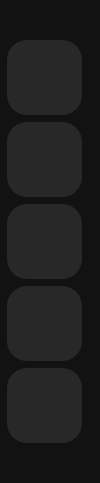
        <widget class="QFrame" name="frame_button_main">
         <property name="sizePolicy">
          <sizepolicy hsizetype="MinimumExpanding" vsizetype="Preferred">
           <horstretch>0</horstretch>
           <verstretch>0</verstretch>
          </sizepolicy>
         </property>
         <property name="minimumSize">
          <size>
           <width>0</width>
           <height>55</height>
          </size>
         </property>
         <property name="maximumSize">
          <size>
           <width>100</width>
           <height>16777215</height>
          </size>
         </property>
         <property name="styleSheet">
          <string notr="true">background-color:#121212;</string>
         </property>
         <property name="frameShape">
          <enum>QFrame::NoFrame</enum>
         </property>
         <property name="frameShadow">
          <enum>QFrame::Plain</enum>
         </property>
         <layout class="QVBoxLayout" name="verticalLayout_2">
          <property name="spacing">
           <number>7</number>
          </property>
          <property name="sizeConstraint">
           <enum>QLayout::SetDefaultConstraint</enum>
          </property>
          <property name="leftMargin">
           <number>7</number>
          </property>
          <property name="topMargin">
           <number>0</number>
          </property>
          <property name="rightMargin">
           <number>7</number>
          </property>
          <property name="bottomMargin">
           <number>0</number>
          </property>
          <item>
           <spacer name="verticalSpacer_2">
            <property name="orientation">
             <enum>Qt::Vertical</enum>
            </property>
            <property name="sizeHint" stdset="0">
             <size>
              <width>20</width>
              <height>40</height>
             </size>
            </property>
           </spacer>
          </item>
          <item>
           <widget class="QToolButton" name="btn_home">
            <property name="sizePolicy">
             <sizepolicy hsizetype="Expanding" vsizetype="Expanding">
              <horstretch>0</horstretch>
              <verstretch>0</verstretch>
             </sizepolicy>
            </property>
            <property name="minimumSize">
             <size>
              <width>75</width>
              <height>75</height>
             </size>
            </property>
            <property name="maximumSize">
             <size>
              <width>75</width>
              <height>75</height>
             </size>
            </property>
            <property name="font">
             <font>
              <weight>75</weight>
              <bold>true</bold>
             </font>
            </property>
            <property name="styleSheet">
             <string notr="true">QToolButton#btn_home {
    background-color: #282828;
	border-radius: 20px;
}
QToolButton#btn_home:pressed {
	background-color: #3f3f3f;
}</string>
            </property>
            <property name="text">
             <string/>
            </property>
            <property name="icon">
             <iconset>
              <normalon>../icons/home-light.png</normalon>
             </iconset>
            </property>
            <property name="iconSize">
             <size>
              <width>32</width>
              <height>32</height>
             </size>
            </property>
            <property name="checkable">
             <bool>false</bool>
            </property>
           </widget>
          </item>
          <item>
           <widget class="QToolButton" name="btn_dashcam">
            <property name="sizePolicy">
             <sizepolicy hsizetype="Expanding" vsizetype="Expanding">
              <horstretch>0</horstretch>
              <verstretch>0</verstretch>
             </sizepolicy>
            </property>
            <property name="minimumSize">
             <size>
              <width>75</width>
              <height>75</height>
             </size>
            </property>
            <property name="maximumSize">
             <size>
              <width>75</width>
              <height>75</height>
             </size>
            </property>
            <property name="styleSheet">
             <string notr="true">QToolButton#btn_dashcam {
    background-color: #282828;
	border-radius: 20px;
}
QToolButton#btn_dashcam:pressed {
	background-color: #3f3f3f;
}</string>
            </property>
            <property name="text">
             <string/>
            </property>
            <property name="icon">
             <iconset>
              <normalon>../icons/dashcam-light.png</normalon>
             </iconset>
            </property>
            <property name="iconSize">
             <size>
              <width>32</width>
              <height>32</height>
             </size>
            </property>
           </widget>
          </item>
          <item>
           <widget class="QToolButton" name="btn_view">
            <property name="sizePolicy">
             <sizepolicy hsizetype="Expanding" vsizetype="Expanding">
              <horstretch>0</horstretch>
              <verstretch>0</verstretch>
             </sizepolicy>
            </property>
            <property name="minimumSize">
             <size>
              <width>75</width>
              <height>75</height>
             </size>
            </property>
            <property name="maximumSize">
             <size>
              <width>75</width>
              <height>75</height>
             </size>
            </property>
            <property name="font">
             <font>
              <weight>75</weight>
              <bold>true</bold>
             </font>
            </property>
            <property name="styleSheet">
             <string notr="true">QToolButton#btn_view {
    background-color: #282828;
	border-radius: 20px;
}
QToolButton#btn_view:pressed {
	background-color: #3f3f3f;
}</string>
            </property>
            <property name="text">
             <string/>
            </property>
            <property name="icon">
             <iconset>
              <normalon>../icons/car-light.png</normalon>
             </iconset>
            </property>
            <property name="iconSize">
             <size>
              <width>64</width>
              <height>64</height>
             </size>
            </property>
           </widget>
          </item>
          <item>
           <widget class="QToolButton" name="btn_setting">
            <property name="sizePolicy">
             <sizepolicy hsizetype="Expanding" vsizetype="Expanding">
              <horstretch>0</horstretch>
              <verstretch>0</verstretch>
             </sizepolicy>
            </property>
            <property name="minimumSize">
             <size>
              <width>75</width>
              <height>75</height>
             </size>
            </property>
            <property name="maximumSize">
             <size>
              <width>75</width>
              <height>75</height>
             </size>
            </property>
            <property name="font">
             <font>
              <weight>75</weight>
              <bold>true</bold>
             </font>
            </property>
            <property name="styleSheet">
             <string notr="true">QToolButton#btn_setting {
    background-color: #282828;
	border-radius: 20px;
}
QToolButton#btn_setting:pressed {
	background-color: #3f3f3f;
}</string>
            </property>
            <property name="text">
             <string/>
            </property>
            <property name="icon">
             <iconset>
              <normalon>../icons/settings-light.png</normalon>
             </iconset>
            </property>
            <property name="iconSize">
             <size>
              <width>32</width>
              <height>32</height>
             </size>
            </property>
            <property name="checkable">
             <bool>false</bool>
            </property>
           </widget>
          </item>
          <item>
           <widget class="QToolButton" name="btn_exit">
            <property name="sizePolicy">
             <sizepolicy hsizetype="Expanding" vsizetype="Expanding">
              <horstretch>0</horstretch>
              <verstretch>0</verstretch>
             </sizepolicy>
            </property>
            <property name="minimumSize">
             <size>
              <width>75</width>
              <height>75</height>
             </size>
            </property>
            <property name="maximumSize">
             <size>
              <width>75</width>
              <height>75</height>
             </size>
            </property>
            <property name="font">
             <font>
              <weight>75</weight>
              <bold>true</bold>
             </font>
            </property>
            <property name="styleSheet">
             <string notr="true">QToolButton#btn_exit {
    background-color: #282828;
	border-radius: 20px;
}
QToolButton#btn_exit:pressed {
	background-color: #3f3f3f;
}</string>
            </property>
            <property name="text">
             <string/>
            </property>
            <property name="icon">
             <iconset>
              <normalon>../icons/return-light.png</normalon>
             </iconset>
            </property>
            <property name="iconSize">
             <size>
              <width>32</width>
              <height>32</height>
             </size>
            </property>
           </widget>
          </item>
          <item>
           <spacer name="verticalSpacer_3">
            <property name="orientation">
             <enum>Qt::Vertical</enum>
            </property>
            <property name="sizeHint" stdset="0">
             <size>
              <width>20</width>
              <height>40</height>
             </size>
            </property>
           </spacer>
          </item>
         </layout>
        </widget>
